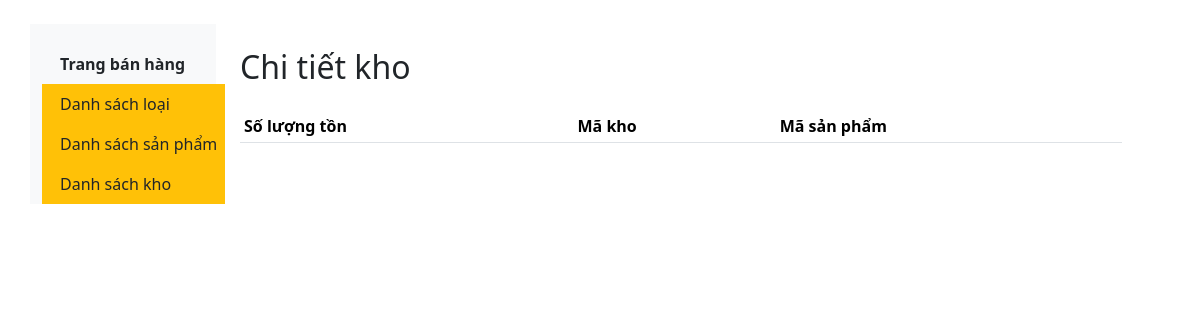
The page /ChiTietKho/KHO003/ on the database as committed earlier.
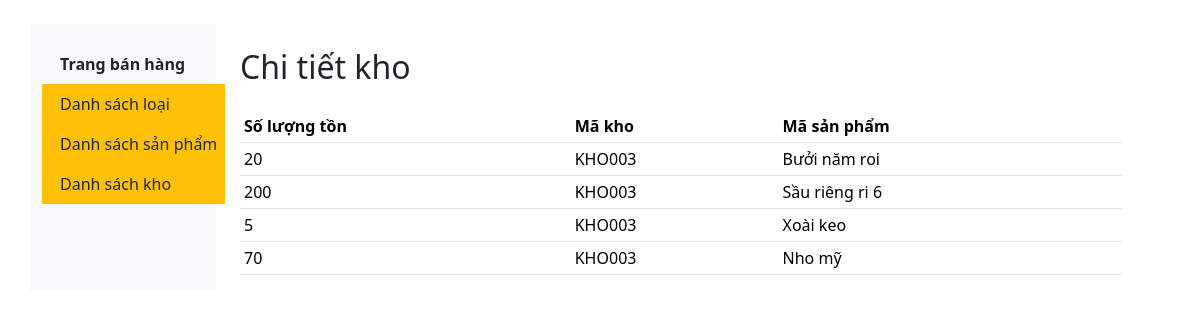
The same page on the database as committed later.
### TraiCay/models.py (models this page shows, shortened)
class ChiTietKho(models.Model):
    MaKho = models.ForeignKey(Kho, on_delete=models.SET_NULL, null=True)
    MaSP = models.ForeignKey(SanPham, on_delete=models.SET_NULL, null=True)
    SoLuongTon = models.IntegerField(default=0)

class Kho(models.Model):
    MaKho = models.CharField(max_length=10, primary_key=True)
    TenKho = models.CharField(max_length=100)
    DiaChiKho = models.CharField(max_length=100)
    SDT = models.CharField(max_length=20)

class SanPham(models.Model):
    MaSP = models.CharField(max_length=10, primary_key=True)
    MaLoai = models.ForeignKey(Loai, on_delete=models.SET_NULL, null=True)
    TenSP = models.CharField(max_length=100, unique=True)
    DonGia = models.DecimalField(max_digits=10, decimal_places=2)
    MoTa = models.TextField()

### TraiCay/views.py (the view)
# urls.py: path('ChiTietKho/<str:Mk>/', views.ChiTiet_Kho, name='ChiTietKho'),
def ChiTiet_Kho(request, Mk):
    ct = ChiTietKho.objects.all().filter(MaKho=Mk)
    data = {
        'ds_ctKho':ct,
    }
    return render(request, 'admin_pages/ChiTietKho.html', data)

### TraiCay/templates/admin_pages/ChiTietKho.html (shortened to what this page needs)
{% extends "layout/admin_layout/layout.html" %}
{% block content %}
<div class="container mt-4">
    <h2 class="mb-4">Chi tiết kho</h2>
    <table class="table table-hover table-sm w-100 mx-auto">
        <thead class="thead-dark">
            <tr>
                <th scope="col">Số lượng tồn</th>
                <th scope="col">Mã kho</th>
                <th scope="col">Mã sản phẩm</th>
            </tr>
        </thead>
        <tbody>
            {% for ct in ds_ctKho %}
            <tr>
                <td>{{ ct.SoLuongTon   }}</td>
                <td>{{ ct.MaKho.MaKho }}</td>
                <td>{{ ct.MaSP.TenSP }}</td>
            </tr>
            {% endfor %}
        </tbody>
    </table>
</div>
{% endblock %}

Rows that differ between the two databases and show on the page:
added ChiTietKho: SoLuongTon "20", MaKho.MaKho "KHO003", MaSP.TenSP "Bưởi năm roi"
added ChiTietKho: SoLuongTon "200", MaKho.MaKho "KHO003", MaSP.TenSP "Sầu riêng ri 6"
added ChiTietKho: SoLuongTon "5", MaKho.MaKho "KHO003", MaSP.TenSP "Xoài keo"
added ChiTietKho: SoLuongTon "70", MaKho.MaKho "KHO003", MaSP.TenSP "Nho mỹ"
